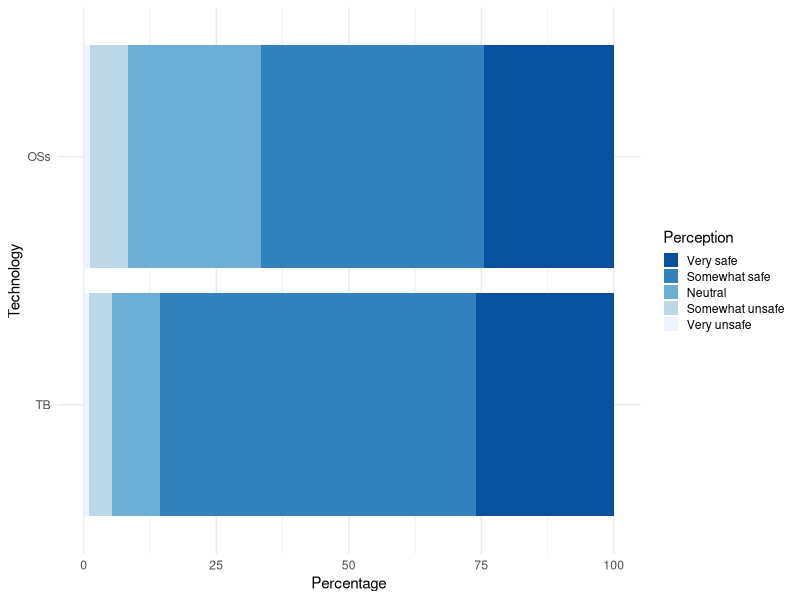

Source code (R):
library(ggplot2)
library(reshape2)

cairo_pdf("perceived-security.pdf", height=1.4, width=4)

d <- read.csv("data.csv", check.names = FALSE)

df <- melt(d)

# Order perception by significance instead of alphabetically.
df$Perception <- factor(df$Perception, levels = df$Perception[c(5, 4, 3, 2, 1)])

ggplot(data = df, aes(x = variable, y = value, fill = Perception)) +
       geom_bar(stat = "identity") +
       labs(x = "Technology") +
       labs(y = "Percentage") +
       coord_flip() +
       theme_minimal() +
       theme(legend.key.size = unit(0.8, "line")) +
       scale_fill_brewer(palette = "Blues", direction = -1)

dev.off()
